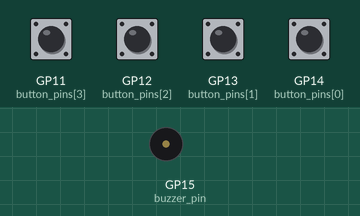
Simulated run of this program. Board: Raspberry Pi Pico running MicroPython. On the bench: buzzer (waves = sounding). Inputs (shaded band) come from the test bench; at power-on: GP11 (button_pins[3]), GP12 (button_pins[2]), GP13 (button_pins[1]), GP14 (button_pins[0]) HIGH. What the program prints to the serial console is not drawn.

Above: at 1.2 s.
1.3 s: GP11 (button_pins[3]) pulled LOW for 0.15 s
At 1.37 s:
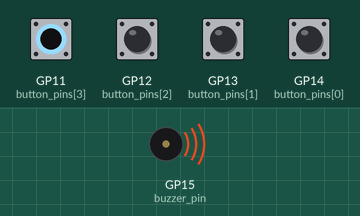
Timing chart, 0 to 4.3 s (numbered marks = the images above; inputs shaded):
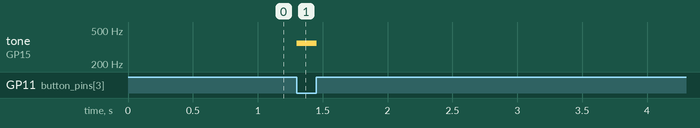

Measured:
- after the input at 1.3 s, tone on GP15 (buzzer_pin): silent → 349 Hz at once, → silent 0.15 s later

The program:

pico_instrument_v3_final.py
```python
# pico_instrument_v3_final.py
import machine
import time

# --- ピンと音階の設定 ---
button_pins = [
    machine.Pin(14, machine.Pin.IN, machine.Pin.PULL_UP),
    machine.Pin(13, machine.Pin.IN, machine.Pin.PULL_UP),
    machine.Pin(12, machine.Pin.IN, machine.Pin.PULL_UP),
    machine.Pin(11, machine.Pin.IN, machine.Pin.PULL_UP)
]
notes = [262, 294, 330, 349]
buzzer_pin = machine.Pin(15, machine.Pin.OUT)
buzzer = machine.PWM(buzzer_pin)

# --- ★★★ Micro:bitとの通信設定を追加 ★★★ ---
uart = machine.UART(0, baudrate=115200, tx=machine.Pin(0), rx=machine.Pin(1))

# --- メインループ変数 ---
print("Pico Instrument v3.0 Final! Pitch Bend Enabled!")
current_playing_button = -1
current_note_freq = 0
pitch_bend_effect = 0 # 0:変化なし, -1:下げる, 1:上げる

# --- メインループ ---
while True:
    # --- ★★★ Micro:bitからのコマンド受信処理 ★★★ ---
    if uart.any():
        command = uart.read().strip()
        if command == b'LEFT':
            pitch_bend_effect = -1 # 音を下げるモードに
        elif command == b'RIGHT':
            pitch_bend_effect = 1  # 音を上げるモードに
        elif command == b'CENTER':
            pitch_bend_effect = 0  # 変化を止めるモードに

    # --- ボタン入力処理 ---
    pressed_button = -1
    for i in range(len(button_pins)):
        if button_pins[i].value() == 0:
            pressed_button = i
            break

    if pressed_button != current_playing_button:
        if pressed_button != -1:
            current_note_freq = notes[pressed_button]
            buzzer.freq(current_note_freq)
            buzzer.duty_u16(32768)
        else:
            buzzer.duty_u16(0)
        current_playing_button = pressed_button

    # --- ★★★ ピッチベンド処理 ★★★ ---
    # もし、何かのボタンが押されていて、かつピッチベンド効果がONなら
    if current_playing_button != -1 and pitch_bend_effect != 0:
        # 現在の周波数を少しずつ変化させる
        current_note_freq += pitch_bend_effect
        buzzer.freq(current_note_freq)

    time.sleep_ms(10)
```
